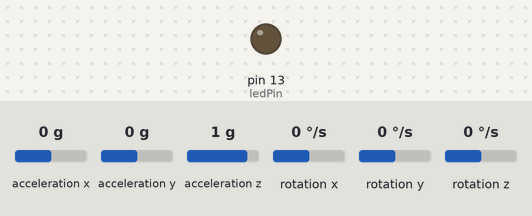
The sketch below on a simulated Arduino Uno, built with avr-gcc and run on an emulated ATmega328P. Parts: output pins drawn as LEDs (lit = HIGH). Wiring (inferred from the names in the program): MPU-6050 motion sensor at I2C address 0x68. Inputs (shaded band) come from the test bench; at power-on: acceleration x 0 g, acceleration y 0 g, acceleration z 1 g, rotation x 0 °/s, rotation y 0 °/s, rotation z 0 °/s. What the sketch prints to the serial monitor is not drawn.

Above: at 0.21 s.
At 1.0 s:
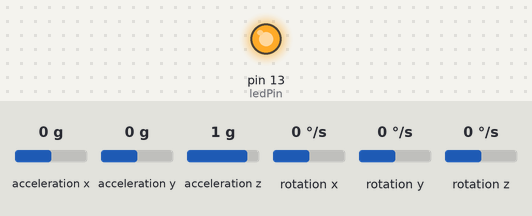
Timing chart, 0 to 2.5 s (numbered marks = the images above):
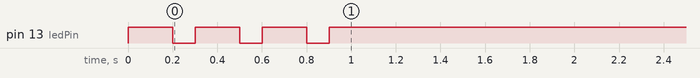

The sketch:

accelerometer_noSDCard.ino
```cpp
#include <Wire.h>
#include "MPU6050.h"
#include "I2Cdev.h"

const int MPU = 0x68;
const int ledPin = 13;
int16_t AccX,AccY,AccZ,GyroX,GyroY,GyroZ;
float faX,faY,faZ,fgX,fgY,fgZ;
unsigned long int time;
MPU6050 accelgyro;

float gyroScale = 1000/pow(2,15); //Must change here and in setup
float accScale = 8/pow(2,15);    //Must change here and in setup

//Update after calibration
const int16_t accXOffset = -4052;
const int16_t accYOffset = -1416;
const int16_t accZOffset = 917;
const int16_t gyroXOffset = 142;
const int16_t gyroYOffset = 51;
const int16_t gyroZOffset = -21;


void setup() {
    Wire.begin();
    Wire.beginTransmission(MPU);
    Wire.write(0x6B);
    Wire.endTransmission(true);
    Serial.begin(9600);
    pinMode(ledPin, OUTPUT);

    accelgyro.initialize();

    //~~ Set accelerometer and gyroscope offsets ~~
    accelgyro.setXAccelOffset(accXOffset);
    accelgyro.setYAccelOffset(accYOffset);
    accelgyro.setZAccelOffset(accZOffset);

    accelgyro.setXGyroOffset(gyroXOffset);
    accelgyro.setYGyroOffset(gyroYOffset);
    accelgyro.setZGyroOffset(gyroZOffset);

    //~~ Set accelerometer and gyroscope ranges ~~
    //Also possible to set XYZ ranges individually. See MPU6050 class functions.
    accelgyro.setFullScaleGyroRange(MPU6050_GYRO_FS_1000); //MPU6050_GYRO_FS_250 defined in MPU6050.h, options: 250, 500, 1000, 2000
    accelgyro.setFullScaleAccelRange(MPU6050_ACCEL_FS_8); //MPU6050_ACCEL_FS_2 defined in MPU6050.h, options: 2, 4, 8, 16


    //~~ Indicate setup is complete ~~
    digitalWrite(ledPin, HIGH);
    delay(200);
    digitalWrite(ledPin, LOW);
    delay(100);
    digitalWrite(ledPin, HIGH);
    delay(200);
    digitalWrite(ledPin, LOW);
    delay(100);
    digitalWrite(ledPin, HIGH);
    delay(200);
    digitalWrite(ledPin, LOW);
    delay(100);

    // ~~~ for CSV ~~~
    //Serial.println("Time, Xacc, Yacc, Zacc, Xgyro, Ygyro, Zgyro");
}

void loop() {
    digitalWrite(ledPin, HIGH);

    //~~ Read milliseconds passed since program began running ~~
    time = millis();

    //~~ Read accelerometer data ~~
    accelgyro.getMotion6(&AccX,&AccY,&AccZ,&GyroX,&GyroY,&GyroZ);
//    faX = float(AccX)* accScale;
//    faY = float(AccY)* accScale;
//    faZ = float(AccZ)* accScale;
//    fgX = float(GyroX)* gyroScale;
//    fgY = float(GyroY)* gyroScale;
//    fgZ = float(GyroZ)* gyroScale;

    // ~~~ for CSV ~~~
//    Serial.print(time); Serial.print(",");
//    Serial.print(AccX); Serial.print(",");
//    Serial.print(AccY); Serial.print(",");
//    Serial.print(AccZ); Serial.print(",");
//    Serial.print(GyroX); Serial.print(",");
//    Serial.print(GyroY); Serial.print(",");
//    Serial.print(GyroZ); Serial.print(",");
//    Serial.println("");


// ~~~ for serial plotter ~~~
    Serial.print(faX); Serial.print(" ");
    Serial.print(faY); Serial.print(" ");
    Serial.print(faZ);  Serial.println(" ");
    Serial.print(fgX); Serial.print(" ");
    Serial.print(fgY); Serial.print(" ");
    Serial.print(fgZ); Serial.println(" ");
}

/*
    The output scale for any setting is [-32768, +32767] for each of the six axes

    Resources:
        - MPU6050 Class Functions
            - https://www.i2cdevlib.com/docs/html/class_m_p_u6050.html#abd8fc6c18adf158011118fbccc7e7054
*/
```

Measured:
- by itself, pin 13 (ledPin): alternates HIGH for 0.20 s and LOW for 0.10 s, 6 changes in all, then stays HIGH
